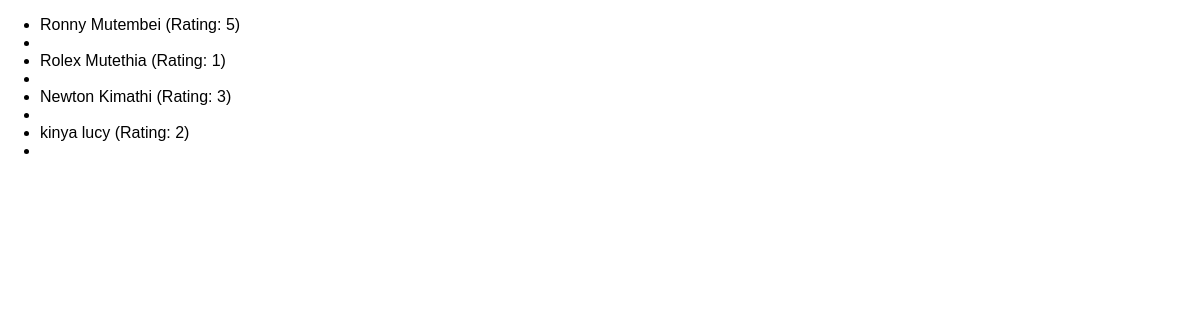
The app's page /reviews with its own data.
### userInput/models.py (models this page shows)
class Review(models.Model):
    first_name=models.CharField(max_length=100)
    last_name=models.CharField(max_length=100,null =True)
    user_email=models.EmailField(null =True)
    user_phone_number=models.CharField(max_length=10,null=True)
    review_text=models.TextField()
    rating=models.IntegerField()

### userInput/views.py (the view)
# urls.py: path("reviews",views.ReviewsListView.as_view()),
class ReviewsListView(ListView):
    template_name = "userInput/review_list.html"
    model=Review
    context_object_name = "reviews"

### userInput/templates/userInput/review_list.html (shortened to what this page needs)
{% extends "userInput/root.html" %}
{% block content %}
<ul>
    {% for review in reviews %}
    <li>{{review.first_name}} {{review.last_name}} (Rating: {{review.rating}}) <li/>
    {% endfor %}
</ul>
{% endblock content %}

### userInput/static/reviews/style.css (style rules this page uses)
body { font-family: sans-serif; margin: 0; }

### records on screen
Review: first_name "Ronny", last_name "Mutembei", rating "5"
Review: first_name "Rolex", last_name "Mutethia", rating "1"
Review: first_name "Newton", last_name "Kimathi", rating "3"
Review: first_name "kinya", last_name "lucy", rating "2"
